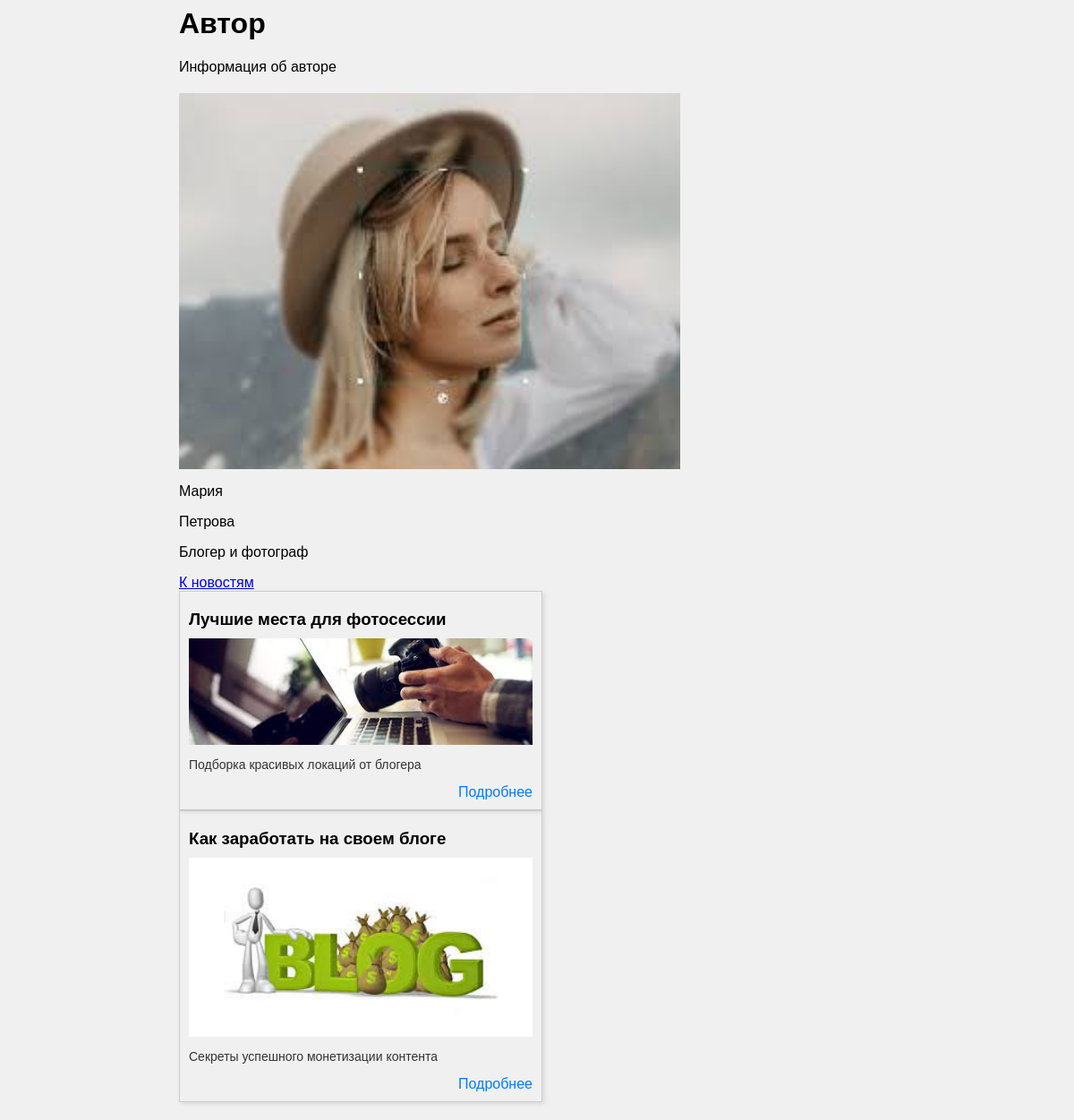
The app's page /news/author/2 with its own data.
### mynewsapp/models.py (models this page shows, shortened)
class Author(models.Model):
    name = models.CharField('Имя', max_length = 50)
    lastname = models.CharField('Фамилия', max_length = 50)
    about = models.TextField('О себе')
    photo = models.ImageField(upload_to = 'images')

class Article(models.Model):
    title = models.CharField('Название', max_length = 50)
    discription = models.CharField('Описание', max_length = 250)
    content = models.TextField('Статья')
    author = models.ForeignKey(Author, on_delete=models.CASCADE)
    href = models.TextField('Ссылка на оригинал')
    photo = models.ImageField(upload_to = 'images')

### mynewsapp/views.py (the view)
# urls.py: path('/author/<int:authorId>', views.ShowAuthor)
def ShowAuthor(request, authorId):
    author = Author.objects.get(id=authorId)
    n = {"author": author, "article": Article.objects.filter(author = authorId)}
    return render(request, 'author.html', n)

### mynewsapp/templates/author.html (shortened to what this page needs)
<html>
<head>
</head>
<body>
  <div class="container">
    <h1>Автор</h1>
    <p>Информация об авторе</p>
    <div class="news">
        <div class="AboutAuthor">
            <img class="AuthorImage" src={{author.photo.url}}>
          <p>{{author.name}}</p>
          <p>{{author.lastname}}</p>
        <p>{{author.about}}</p>
          <a href= /news>К новостям</a>
        </div>
        {% for elem in article%}
        <div class="news-item">
              <h3>{{elem.title}}</h3>
              <a href=/news/{{elem.id}}><img class="ArticleImg" src={{elem.photo.url}}></a>
              <p>{{elem.discription}}</p>
              <a href=/news/{{elem.id}}>Подробнее</a>
          </div>
        {% endfor %}
    </div>
  </div>
</body>
</html>

### mynewsapp/templates/author.html (style rules this page uses)
body { font-family: Arial, sans-serif; background-color: #f0f0f0; }
.container { max-width: 800px; margin: 0 auto; }
.news { display: flex; flex-wrap: wrap; justify-content: space-between; margin: 20px 0; }
.news-item { width: 48%; border: 1px solid #ccc; padding: 10px; box-shadow: 2px 2px 5px rgba(0,0,0,0.1); }
.AuthorImage { width: 100%; height: auto; }
.AboutAuthor { width: 70%; height: auto; }
.ArticleImg { width: 100%; height: auto; }
.news-item h3 { margin: 10px 0; }
.news-item p { font-size: 14px; color: #333; }
.news-item a { display: block; text-align: right; color: #007bff; text-decoration: none; }

### records on screen
Author: photo (picture), name "Мария", lastname "Петрова", about "Блогер и фотограф"
Article: title "Лучшие места для фотосессии", photo (picture), discription "Подборка красивых локаций от блогера"
Article: title "Как заработать на своем блоге", photo (picture), discription "Секреты успешного монетизации контента"
